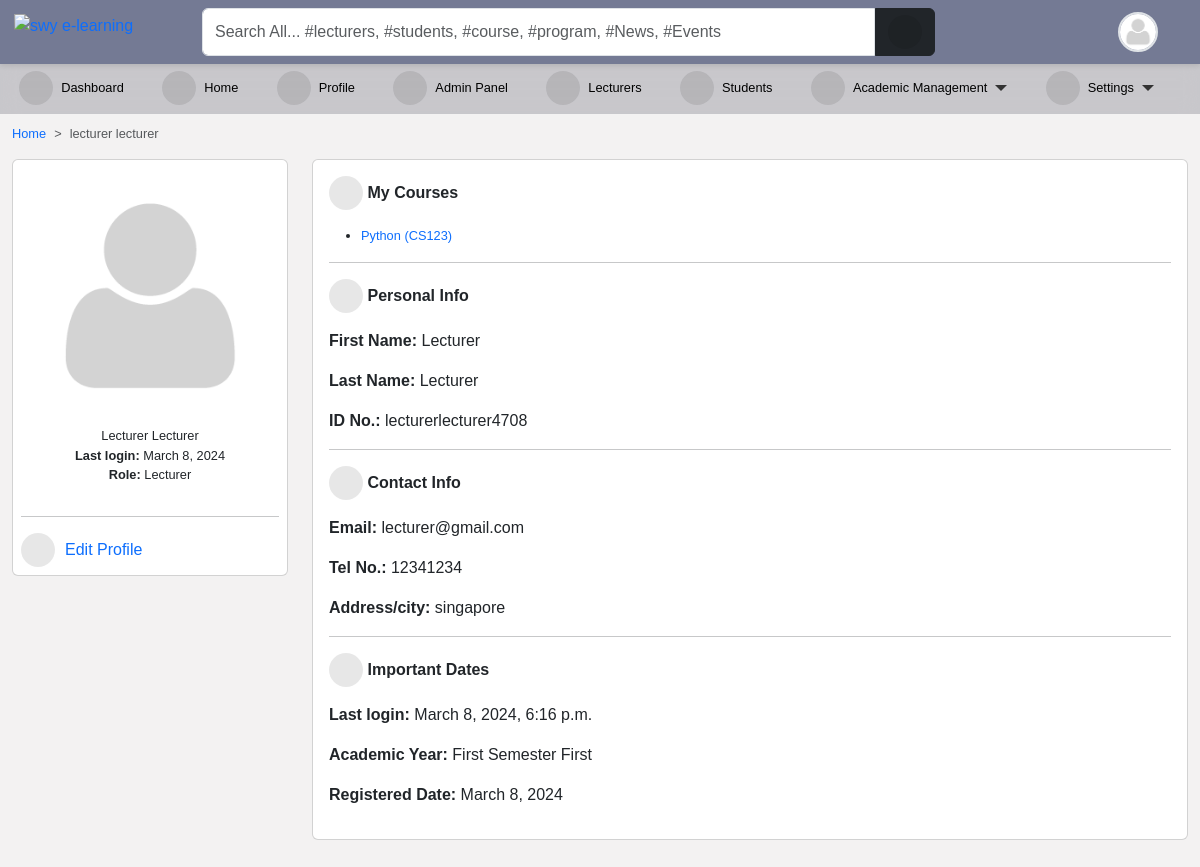
/accounts/profile/8/detail/ (signed in), run on the app's committed database.
### accounts/models.py (models this page shows, shortened)
class User(AbstractUser):
    is_student = models.BooleanField(default=False)
    is_lecturer = models.BooleanField(default=False)
    gender = models.CharField(max_length=1, choices=GENDERS, blank=True, null=True)
    phone = models.CharField(max_length=60, blank=True, null=True)
    address = models.CharField(max_length=60, blank=True, null=True)
    picture = models.ImageField(
        upload_to="profile_pictures/%y/%m/%d/", default="default.png", null=True
    )
    email = models.EmailField(blank=True, null=True)
    username_validator = ASCIIUsernameValidator()
    objects = CustomUserManager()
    class Meta:
        ordering = ("-date_joined",)
    @property
    def get_full_name(self):
        full_name = self.username
        if self.first_name and self.last_name:
            full_name = self.first_name + " " + self.last_name
        return full_name
    @property
    def get_user_role(self):
        if self.is_superuser:
            role = "Admin"
        elif self.is_student:
            role = "Student"
        elif self.is_lecturer:
            role = "Lecturer"
        return role

### course/models.py (models this page shows, shortened)
class Course(models.Model):
    slug = models.SlugField(blank=True, unique=True)
    title = models.CharField(max_length=200, null=True)
    code = models.CharField(max_length=200, unique=True, null=True)
    credit = models.IntegerField(null=True, default=0)
    summary = models.TextField(max_length=200, blank=True, null=True)
    program = models.ForeignKey(Program, on_delete=models.CASCADE)
    level = models.CharField(max_length=25, choices=LEVEL, null=True)
    year = models.IntegerField(choices=YEARS, default=0)
    semester = models.CharField(choices=SEMESTER, max_length=200)
    is_elective = models.BooleanField(default=False, blank=True, null=True)
    objects = CourseManager()
    def __str__(self):
        return "{0} ({1})".format(self.title, self.code)
    def get_absolute_url(self):
        return reverse("course_detail", kwargs={"slug": self.slug})

### core/models.py (models this page shows)
class Semester(models.Model):
    semester = models.CharField(max_length=10, choices=SEMESTER, blank=True)
    is_current_semester = models.BooleanField(default=False, blank=True, null=True)
    session = models.ForeignKey(
        Session, on_delete=models.CASCADE, blank=True, null=True
    )
    next_semester_begins = models.DateField(null=True, blank=True)
    def __str__(self):
        return self.semester

class Session(models.Model):
    session = models.CharField(max_length=200, unique=True)
    is_current_session = models.BooleanField(default=False, blank=True, null=True)
    next_session_begins = models.DateField(blank=True, null=True)
    def __str__(self):
        return self.session

### accounts/decorators.py (the view)
    def wrapper(request, *args, **kwargs):
        if test_func(request.user):
            return function(request, *args, **kwargs) if function else None
        else:
            return redirect(redirect_to)

### accounts/views.py (called while the page is built, shortened)
@login_required(login_url='login')
@admin_required
def profile_single(request, id):
    if request.user.id == id:
        return redirect("/profile/")
    current_session = Session.objects.filter(is_current_session=True).first()
    current_semester = Semester.objects.filter(
        is_current_semester=True, session=current_session
    ).first()
    user = User.objects.get(pk=id)
    if user.is_lecturer:
        courses = Course.objects.filter(allocated_course__lecturer__pk=id).filter(
            semester=current_semester
        )
        context = {
            "title": user.get_full_name,
            "user": user,
            "user_type": "Lecturer",
            "courses": courses,
            "current_session": current_session,
            "current_semester": current_semester,
        }
        return render(request, "accounts/profile_single.html", context)

### templates/accounts/profile_single.html (shortened to what this page needs)
{% extends 'base.html' %}
{% load static %}
{% load i18n %}
{% block content %}
{% if user.is_authenticated %}
<nav style="--bs-breadcrumb-divider: '>';" aria-label="breadcrumb">
    <ol class="breadcrumb">
      <li class="breadcrumb-item"><a href="/">Home</a></li>
      <li class="breadcrumb-item active" aria-current="page">{{ user.get_full_name }}</li>
    </ol>
</nav>
<div class="row">
    <div class="col-md-3 mx-auto">
        <div class="card  p-2">
            <div class="text-center">
                <img src="{{ user.picture.url }}" class="w-100">
                <ul class="px-2 list-unstyled">
                    <li>{{ user.get_full_name|title }}</li>
                    <li><strong>Last login: </strong>{{ user.last_login|date }}</li>
                    <li><strong>Role: </strong>
                        {{ user.get_user_role }}
                    </li>
                </ul>
            </div>
            <hr>
            {% if request.user.is_superuser %}
            <div class="btn-flex">
                {% if user.is_lecturer %}
                <a class="edit-btn" href="{% url 'staff_edit' pk=user.id %}">
                    <i class="fas fa-user-edit"></i><span class="mobile-hide">Edit Profile</span>
                </a>
                {% endif %}
            </div>
            {% endif %}
        </div>
    </div>
    <div class="col-md-9 mx-auto">
        <div class="card">
            <div class="card-body">
                {% if user.is_lecturer %}
                <p class="fw-bold"><i class="fas fa-book-open"></i> My Courses</p>
                {% if courses %}
                <ul>
                    {% for course in courses %}
                    <li><a href="{{ course.get_absolute_url }}">{{ course }}</a></li>
                    {% endfor %}
                </ul>
                {% else %}
                <div class="text-danger">No courses assigned!</div>
                {% endif %}
                <hr>
                {% endif %}
                <p class="fw-bold"><i class="fas fa-user"></i> Personal Info</p>
                <div class="dashboard-description">
                    <p><strong>First Name:</strong> {{ user.first_name|title }}</p>
                    <p><strong>Last Name:</strong> {{ user.last_name|title }}</p>
                    <p><strong>ID No.:</strong> {{ user.username }}</p>
                </div>
                <hr>
                <p class="fw-bold"><i class="fas fa-phone-square-alt"></i> Contact Info</p>
                <div class="dashboard-description">
                    <p><strong>Email:</strong> {{ user.email }}</p>
                    <p><strong>Tel No.:</strong> {{ user.phone }}</p>
                    <p><strong>Address/city:</strong> {{ user.address }}</p>
                </div>
                <hr>
                <p class="fw-bold"><i class="fa fa-calendar-day"></i> Important Dates</p>
                <div class="dashboard-description">
                    <p><strong>Last login:</strong> {{ user.last_login }}</p>
                    {% if current_semester and current_session %}
                    <p><strong>Academic Year:</strong> {{ current_semester }} Semester {{ current_session }}</p>
                    {% endif %}
                    <p><strong>Registered Date:</strong> {{ user.date_joined|date }}</p>
                </div>
            </div>
        </div>
    </div>
</div>
{% endif %}
{% endblock content %}

### templates/navbar.html (shortened to what this page needs)
{% load static %}
<div id="top-navbar" class="py-2 top-navbar">
	<div class="container">
		<a href="/" class="head-logo">
			<img src="{% static 'img/swy e-learning.jpg' %}" width="40px" alt="swy e-learning">
		</a>
		<div class="nav-wrapper">
			<form class="form-header" action="{% url 'query' %}" method="GET">
				<input id="primary-search" class="form-control rounded-end-0" type="text" name="q" value="{{ request.GET.q }}"
					placeholder="Search All... #lecturers, #students, #course, #program, #News, #Events" required />
				<button class="btn btn-dark rounded-start-0" type="submit">
					<i class="fas fa-search"></i>
				</button>
			</form>
			<div class="dropdown index">
				<div class="avatar border border-2" type="button" data-bs-toggle="dropdown" aria-expanded="false">
					<img src="{{ request.user.picture.url }}">
				</div>
			</div>
		</div>
	</div>
</div>

### static/scss/style1.css (style rules this page uses)
*, body { font-family: "Rubik", sans-serif; }
body { background-color: #f3f2f2; }
#top-navbar { position: fixed; top: 0; right: 0; -webkit-margin-start: -10px; z-index: 90; padding: 0; background: #747a94; box-shadow: 0px 2px 5px 0px rgba(0, 0, 0, 0.1); transition: 0.3s; margin: 0; }
#top-navbar .container { display: flex; background-color: transparent; position: relative; }
#top-navbar .nav-wrapper { display: flex; flex-wrap: wrap; justify-content: space-between; align-items: center; width: 100%; margin-left: 10rem; background-color: transparent; }
#top-navbar .nav-wrapper .form-header { display: flex; flex: 0.8; }
#top-navbar .nav-wrapper .form-header button { flex: 0.1; }
#top-navbar { left: 0; }
.avatar { width: 40px; height: 40px; border-radius: 50%; overflow: hidden; }
.avatar img { width: 100%; height: 100%; -o-object-fit: cover; object-fit: cover; }
a { color: var(--bs-primary); text-decoration: none; }
.edit-btn i { margin-right: 10px; }
.fas, .fa { font-size: 16px; display: inline-flex; align-items: center; justify-content: center; width: 34px; height: 34px; background-color: rgba(0, 0, 0, 0.093); border-radius: 50%; }

### templates/aside.html (style rules this page uses)
li { font-size: .8rem; }

### templates/navbar.html (style rules this page uses)
.head-logo { position: absolute; left: -1rem; top: 0.3rem; }

### data on the page
User: user.picture (placeholder picture)
User: get_full_name "lecturer lecturer", picture (placeholder picture), get_full_name "Lecturer Lecturer", last_login "March 8, 2024", get_user_role "Lecturer", first_name "Lecturer", last_name "Lecturer", username "lecturerlecturer4708", email "lecturer@gmail.com", phone "12341234", address "singapore", last_login "March 8, 2024, 6:16 p.m.", date_joined "March 8, 2024"
Course: title+code "Python (CS123)"
Semester: semester "First"
Session: session "First"
